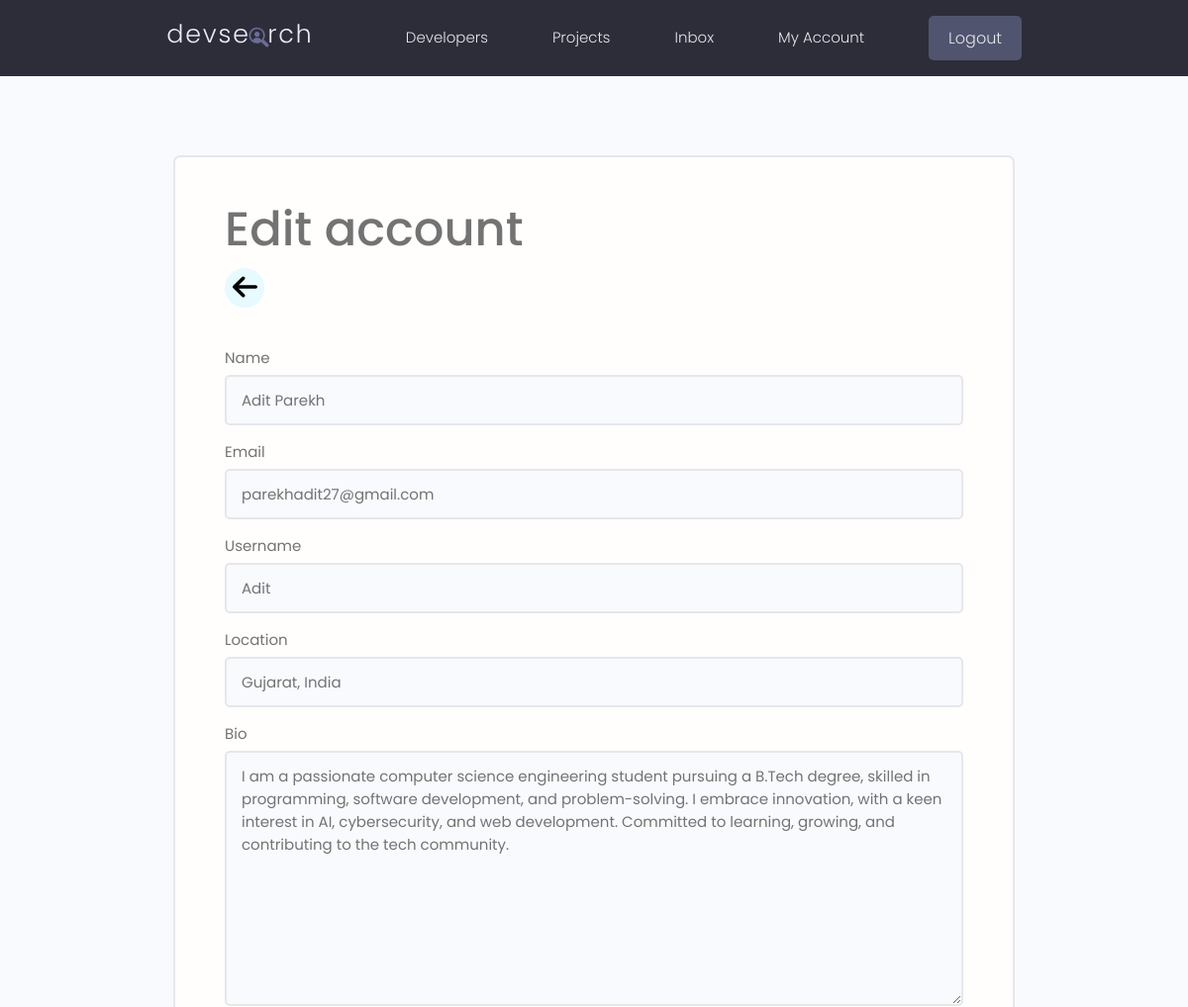
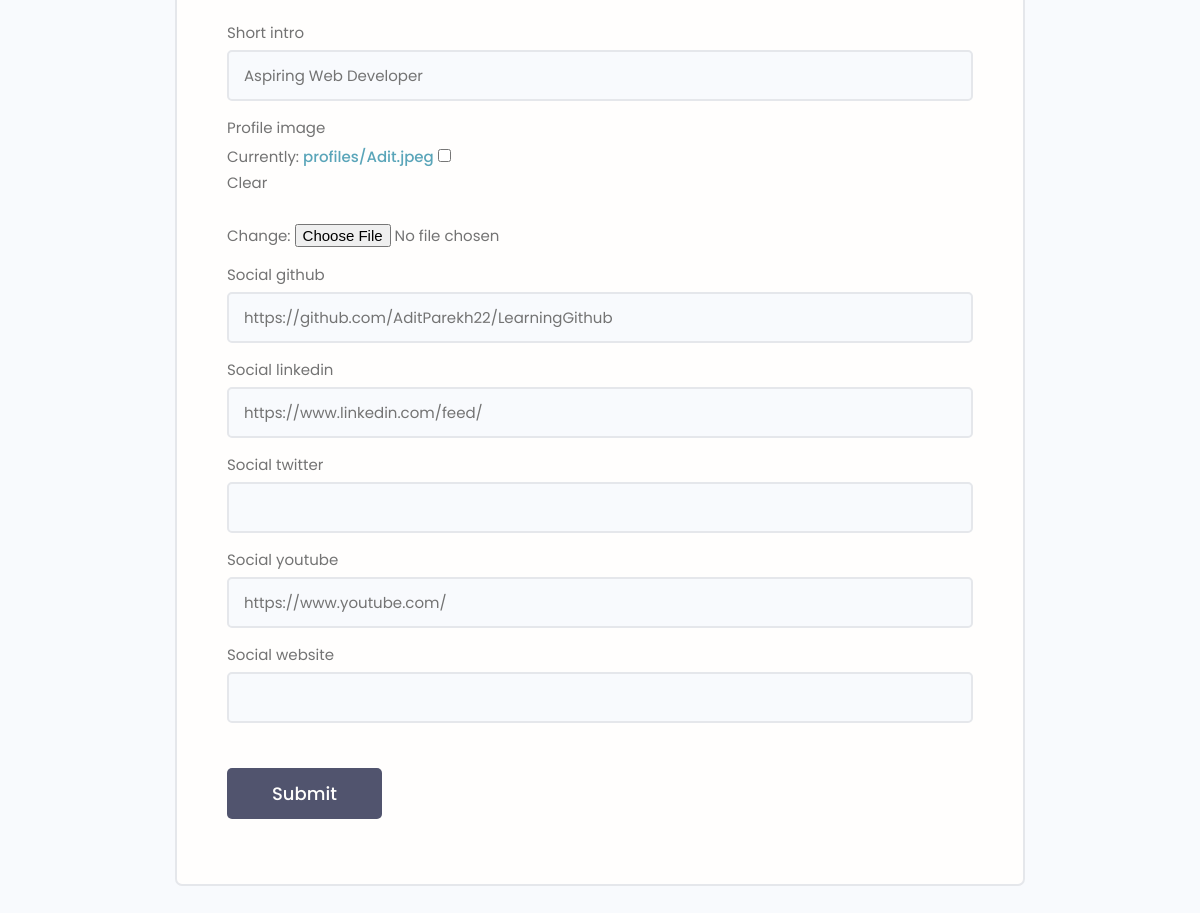
The page /edit-account/ (signed in) on the database its author committed (2 pictures, top to bottom).
### users/models.py (models this page shows, shortened)
class Profile(models.Model):
    user = models.OneToOneField(
        User, on_delete=models.CASCADE, null=True, blank=True)
    name = models.CharField(max_length=200, blank=True, null=True)
    email = models.EmailField(max_length=500, blank=True, null=True)
    username = models.CharField(max_length=200, blank=True, null=True)
    location = models.CharField(max_length=200, blank=True, null=True)
    short_intro = models.CharField(max_length=200, blank=True, null=True)
    bio = models.TextField(blank=True, null=True)
    profile_image = models.ImageField(
        null=True, blank=True, upload_to='profiles/', default="profiles/user-default.png")
    social_github = models.CharField(max_length=200, blank=True, null=True)
    social_twitter = models.CharField(max_length=200, blank=True, null=True)
    social_linkedin = models.CharField(max_length=200, blank=True, null=True)
    social_youtube = models.CharField(max_length=200, blank=True, null=True)
    social_website = models.CharField(max_length=200, blank=True, null=True)
    created = models.DateTimeField(auto_now_add=True)
    id = models.UUIDField(default=uuid.uuid4, unique=True,
                          primary_key=True, editable=False)
    def __str__(self):
        return str(self.username)
    class Meta:
        ordering = ['created']

### users/views.py (the view)
# urls.py: path('edit-account/', views.editAccount, name="edit"),
@login_required(login_url='login')
def editAccount(request):
    profile = request.user.profile
    print("Heloo")
    print(profile)
    form = ProfileForm(instance=profile)
    if request.method == 'POST':
        form = ProfileForm(request.POST, request.FILES, instance=profile)
        if form.is_valid():
            form.save()
            return redirect('account')
    context = {'form': form}
    return render(request, 'users/profile-form.html', context)

### users/forms.py
class ProfileForm(ModelForm):
    class Meta:
        model = Profile
        fields = ['name', 'email', 'username',
                  'location', 'bio', 'short_intro', 'profile_image',
                  'social_github', 'social_linkedin', 'social_twitter',
                  'social_youtube', 'social_website']
    def __init__(self, *args, **kwargs):
        super(ProfileForm, self).__init__(*args, **kwargs)
        for name, field in self.fields.items():
            field.widget.attrs.update({'class' : 'input'} )

### users/templates/users/profile-form.html (shortened to what this page needs)
{% extends 'main.html' %}
{% load static %}
{% block content %}
<main class="formPage my-xl">
    <div class="content-box">
        <div class="formWrapper">
            <h1>Edit account</h1>
            <a class="backButton" href="{% url 'account' %}"><img style="width: 25px; color: #b6e1ea;" src="{% static 'images/icons/arrow-left-solid.svg'%}" alt=""></a>
            <br>
            <form action="{% url 'edit' %}" method="POST" enctype="multipart/form-data">
                {% for feild in form%}
                <div class="form__field">
                    <label for="formInput#text">{{feild.label}}</label>
                    {{feild}}
                </div>
                {% endfor %}
                <input class="btn btn--sub btn--lg  my-md" type="submit" value="Submit" />
            </form>
        </div>
    </div>
</main>
{% endblock %}

### static/styles/app.css (style rules this page uses)
:root { --color-sub: #2d2d39; }
.btn--sub { background-color: var(--color-sub-light); }
img { width: 100%; }
.content-box { width: 95%; max-width: 85rem; margin: 0 auto; }
.backButton { background: var(--color-main-light); color: var(--color-main); width: 4rem; height: 4rem; display: flex; align-items: center; justify-content: center; border-radius: 50%; }
.formPage .formWrapper { list-style: none; background: var(--color-white); padding: 3.5rem 5rem; border: 2px solid var(--color-light); border-radius: 0.7rem; }

### static/uikit/styles/modules/_variables.css (style rules this page uses)
:root { --color-main: #5aa5b9; --color-main-light: #e6faff; --color-sub: #3f4156; --color-sub-light: #51546e; --color-sub-lighter: #ededfd; --color-text: #737373; --color-gray: #8b8b8b; --color-light: #e5e7eb; --color-light-gray: #767676; --color-bg: #f8fafd; --color-white: #fffefd; --color-white-light: #f3f3f3; --color-success: #359e64; --color-success-bg: #def8e8; --color-error: #fc4b0b; --color-error-bg: #fff2ee; --font-base: 'Poppins', arial, helvetica, 'Segoe UI', roboto, ubuntu, sans-serif; --font-monospace: 'Fira Code', 'Courier New', courier, monospace; --font-regular: 300; --font-medium: 500; --font-bold: 700; --generic-shadow: 1px 1px 5px #00000010; --generic-transition: all 0.3s ease-in-out; }

### static/uikit/styles/modules/_base.css (style rules this page uses)
* { margin: 0; padding: 0; box-sizing: border-box; text-rendering: optimizeLegibility; color: inherit; font-size: inherit; }
html { font-size: 50%; }
@media only screen and (min-width: 480px) { html { font-size: 56.25%; } }
@media only screen and (min-width: 1200px) { html { font-size: 62.5%; } }
body { line-height: 1.6; font-weight: 400; font-size: 1.5rem; color: var(--color-text); background-color: var(--color-bg); min-height: 100vh; }

### static/uikit/styles/modules/_typography.css (style rules this page uses)
* { font-family: var(--font-base); }
h1 { font-size: 4.8rem; font-weight: var(--font-medium); }
a { padding-bottom: 2px; text-decoration: none; display: inline-block; color: var(--color-main); font-weight: var(--font-medium); }

### static/uikit/styles/modules/_utilities.css (style rules this page uses)
.my-md { margin: 3rem auto; }
.my-xl { margin: 8rem auto; }

### static/uikit/styles/modules/_button.css (style rules this page uses)
.btn { display: inline-block; position: relative; cursor: pointer; background-color: var(--color-light); font-weight: var(--font-medium); color: var(--color-sub); text-decoration: none; padding: 1rem 2rem; border-radius: 0.5rem; border: none; width: -webkit-fit-content; width: -moz-fit-content; width: fit-content; height: -webkit-fit-content; height: -moz-fit-content; height: fit-content; font-size: 1.6rem; outline-width: 0; outline-color: transparent; -webkit-backface-visibility: hidden; backface-visibility: hidden; transition: all 0.3s ease-in-out; }
.btn--sub { background-color: var(--color-sub); color: var(--color-white); }
.btn--lg { font-size: 1.8rem; padding: 1.2rem 4.5rem; }

### static/uikit/styles/modules/_form.css (style rules this page uses)
.form__field { margin-top: 1.5rem; margin-bottom: 1.5rem; }
.form__label, .form__field > label { display: block; margin-bottom: 0.5rem; color: var(--color-text); }
input.input[type='text'], input.input[type='email'], input.input[type='password'], input.input[type='number'], textarea.input { min-width: 24rem; width: 100%; padding: 1.2rem 1.5rem; border-radius: 0.5rem; border: 2px solid var(--color-light); transition: all 0.3s ease-in-out; background-color: var(--color-bg); }

### rows shown on the page
Profile: form "Adit Parekh" "parekhadit27@gmail.com" "Adit" "Gujarat, India" "I am a passionate computer science engineering student pursuing a B.Tech degree, skilled in programming, software development, and problem-solving. I embrace innovation, with a keen interest in AI, cybersecurity, and web development. Committed to learning, growing, and contributing to the tech community." "Aspiring Web Developer" "https://github.com/AditParekh22/LearningGithub" "https://www.linkedin.com/feed/" "https://www.youtube.com/"

### other values the page prints
{{ feild.label }} "Name" "Email" "Username" "Location" "Bio" "Short intro" "Profile image" "Social github" "Social linkedin" "Social twitter" "Social youtube" "Social website"
